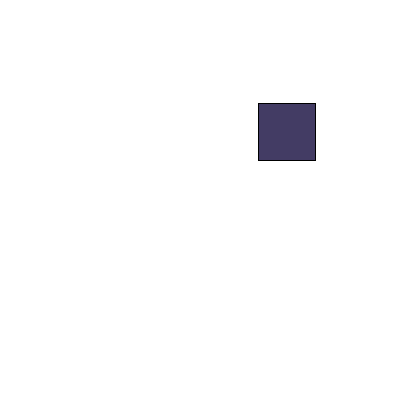
Frame 1 (no input)
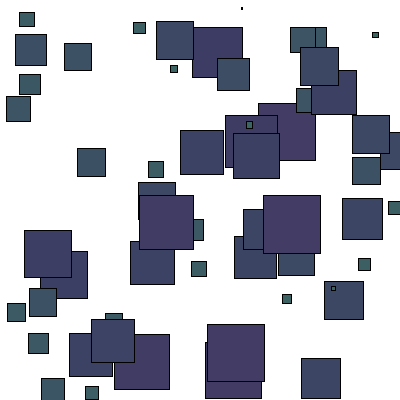
Frame 60 (the mouse pressed at the canvas centre just before this capture)
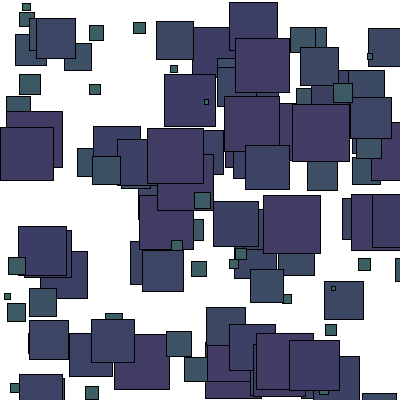
Frame 120 (the mouse held since frame 60 and released just before this capture)

The Processing sketch that drew these frames (run headless with seeded random() and noise(); from frame 60 on, the mouse is pressed at the canvas centre):

// Processing sketch: processing_160351
// ── processing_160351.pde

void setup() {
  size(400, 400);
  background(255);
  colorMode(HSB);
}
void draw() {
  rectRandom(random(width), random(height));
}

void rectRandom (float x, float y) {
  
  float r = random(60);
  fill(r+120,100,100);
 

  rect(x, y, r, r);
}
